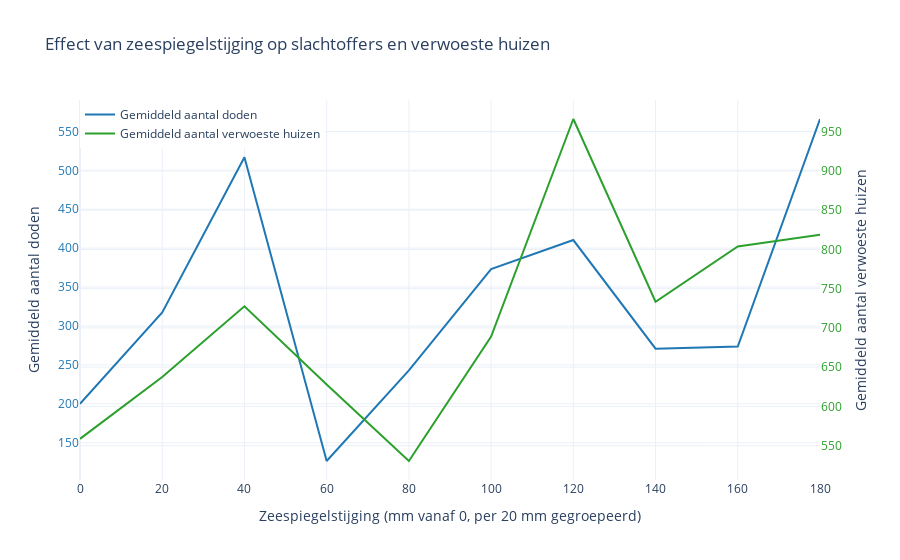

The notebook cell saved with this chart:
### Markdown cell above
De stijgende schadebedragen suggereren dat tsunami’s in staat zijn om steeds meer waardevolle infrastructuur en bebouwing te treffen. Een hoger zeeniveau kan ertoe leiden dat het water verder landinwaarts reikt en daardoor grotere gebieden beschadigt. Tegelijkertijd zorgt de groei van steden in kustregio’s ervoor dat de potentiële schade per gebeurtenis stijgt. Hoewel er meerdere factoren meespelen, sluit dit patroon aan bij het argument, een stijgende zeespiegel draagt bij aan het verergeren van de impact van tsunami’s. Plot 3 onderstreept daarmee de economische consequenties van klimaatverandering in kustgebieden. Ook in Plot 2 wordt zichtbaar hoe de verwoestende impact van tsunami’s is toegenomen onder invloed van een stijgende zeespiegel. De grafiek toont het aantal dodelijke slachtoffers en het aantal volledig verwoeste huizen per tsunami.

### Code cell
import pandas as pd
import plotly.graph_objs as go

deaths_mapping = {
    "None reported": 0,
    "Few (~1 to 50 people)": 25,
    "Some (~51 to 100 people)": 75,
    "Many (~101 to 1,000 people)": 550,
    "Very Many (~1001 or more people)": 1500
}
houses_map = {
    'Few (~1 to 50 houses)': 25,
    'Some (~51 to 100 houses)': 75,
    'Many (~101 to 1000 houses)': 550,
    'Very Many (~1001 or more houses)': 1500
}
merged["HOUSES_ESTIMATED"] = merged["HOUSES_TOTAL_DESCRIPTION"].map(houses_map)
merged["DEATHS_ESTIMATED"] = merged["DEATHS_TOTAL_DESCRIPTION"].map(deaths_mapping)


min_sea = merged["Sea_Level_Change_mm"].min()
merged["Sea_Level_Corrected"] = merged["Sea_Level_Change_mm"] - min_sea


merged["Decennium"] = (merged["Year"] // 10) * 10

merged["Sea_Level_Bin"] = (merged["Sea_Level_Corrected"] // 20) * 20
grouped = merged.groupby("Sea_Level_Bin").agg({
    "DEATHS_ESTIMATED": "mean",
    "HOUSES_ESTIMATED": "mean",
    "Year": lambda x: int(x.mean())  # gemiddeld jaar als representatie
}).reset_index()


max_bin = grouped["Sea_Level_Bin"].max()
grouped = grouped[grouped["Sea_Level_Bin"] < max_bin]


fig = go.Figure()
min_sea = merged["Sea_Level_Change_mm"].min()
merged["Sea_Level_Corrected"] = merged["Sea_Level_Change_mm"] - min_sea


merged["Sea_Level_Bin"] = (merged["Sea_Level_Corrected"] // 20) * 20
grouped = merged.groupby("Sea_Level_Bin").agg({
    "DEATHS_ESTIMATED": "mean",
    "HOUSES_ESTIMATED": "mean",
    "Year": lambda x: int(x.mean()) 
}).reset_index()


max_bin = grouped["Sea_Level_Bin"].max()
grouped = grouped[grouped["Sea_Level_Bin"] < max_bin]



fig.add_trace(go.Scatter(
    x=grouped["Sea_Level_Bin"],
    y=grouped["DEATHS_ESTIMATED"],
    name="Gemiddeld aantal doden",
    mode="lines",
    line=dict(color="#1f77b4"),  
    hovertemplate=(
        "%{y:.0f}<br>"
    ),
    customdata=grouped[["Year"]].values
))


fig.add_trace(go.Scatter(
    x=grouped["Sea_Level_Bin"],
    y=grouped["HOUSES_ESTIMATED"],
    name="Gemiddeld aantal verwoeste huizen",
    mode="lines",
    line=dict(color="#2ca02c"), 
    yaxis="y2",
    hovertemplate=(
        "%{y:.0f}<br>" +
        "Zeespiegelstijging: %{x:.0f} mm<br>" +
        "Gemiddeld jaar: %{customdata[0]:.0f}"
    ),
    customdata=grouped[["Year"]].values
))


fig.update_layout(
    title="Effect van zeespiegelstijging op slachtoffers en verwoeste huizen",
    xaxis=dict(title="Zeespiegelstijging (mm vanaf 0, per 20 mm gegroepeerd)"),
    yaxis=dict(
        title="Gemiddeld aantal doden",
        tickfont=dict(color="#1f77b4") 
    ),
    yaxis2=dict(
        title="Gemiddeld aantal verwoeste huizen",
        tickfont=dict(color="#2ca02c"), 
        overlaying="y",
        side="right"
    ),
    legend=dict(x=0.00, y=1.),
    template="plotly_white",
    hovermode="x unified"
)

fig.show()

### Figure 1 — Plotly figure (JSON) as saved in the notebook; plotly's stock layout.template omitted (floating-point values rounded to 4 significant figures)
{"data": [{"customdata": [[1907], [1927], [1941], [1952], [1965], [1977], [1989], [1997], [2004], [2010]], "hovertemplate": "%{y:.0f}<br>", "line": {"color": "#1f77b4"}, "mode": "lines", "name": "Gemiddeld aantal doden", "type": "scatter", "x": [0.0, 20.0, 40.0, 60.0, 80.0, 100.0, 120.0, 140.0, 160.0, 180.0], "y": [200.0, 317.4, 516.7, 126.6, 242.9, 373.1, 410.4, 270.8, 273.6, 565.9]}, {"customdata": [[1907], [1927], [1941], [1952], [1965], [1977], [1989], [1997], [2004], [2010]], "hovertemplate": "%{y:.0f}<br>Zeespiegelstijging: %{x:.0f} mm<br>Gemiddeld jaar: %{customdata[0]:.0f}", "line": {"color": "#2ca02c"}, "mode": "lines", "name": "Gemiddeld aantal verwoeste huizen", "type": "scatter", "x": [0.0, 20.0, 40.0, 60.0, 80.0, 100.0, 120.0, 140.0, 160.0, 180.0], "y": [558.7, 637.5, 727.5, 627.9, 530.4, 689.1, 966.2, 733.3, 803.8, 818.8], "yaxis": "y2"}], "layout": {"hovermode": "x unified", "legend": {"x": 0, "y": 1}, "title": {"text": "Effect van zeespiegelstijging op slachtoffers en verwoeste huizen"}, "xaxis": {"title": {"text": "Zeespiegelstijging (mm vanaf 0, per 20 mm gegroepeerd)"}}, "yaxis": {"tickfont": {"color": "#1f77b4"}, "title": {"text": "Gemiddeld aantal doden"}}, "yaxis2": {"overlaying": "y", "side": "right", "tickfont": {"color": "#2ca02c"}, "title": {"text": "Gemiddeld aantal verwoeste huizen"}}}}
